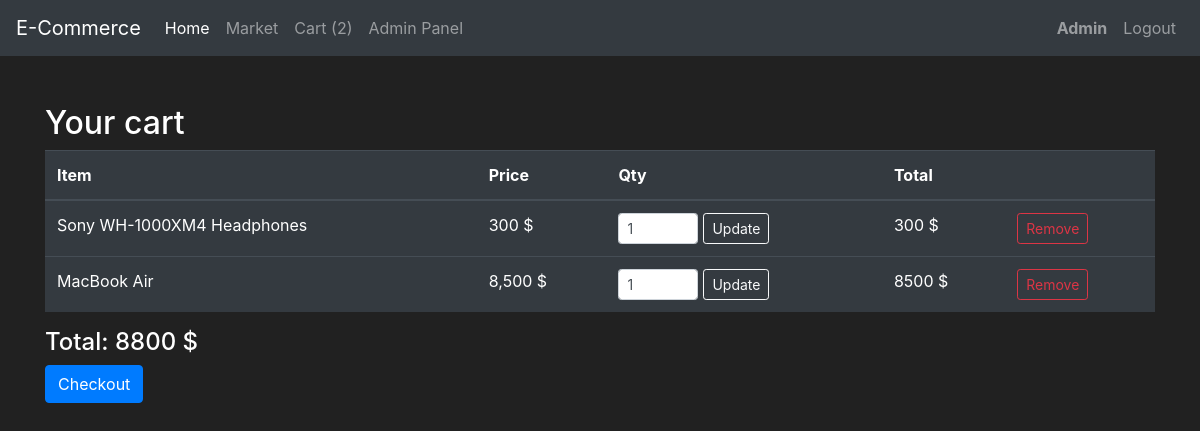
/cart (signed in), run on the app's committed database.
### Market/models.py (models this page shows, shortened)
class CartItem(db.Model):
    id = db.Column(db.Integer, primary_key=True)
    user_id = db.Column(db.Integer, db.ForeignKey('user.id'), nullable=False)
    item_id = db.Column(db.Integer, db.ForeignKey('item.id'), nullable=False)
    quantity = db.Column(db.Integer, nullable=False, default=1)
    user = db.relationship('User', backref='cart_items', lazy=True)
    item = db.relationship('Item', lazy=True)
    def line_total(self):
        return self.item.price * self.quantity

class User(db.Model, UserMixin):
    id = db.Column(db.Integer, primary_key=True)
    username = db.Column(db.String(length=30), nullable=False, unique=True)
    email_address = db.Column(db.String(length=50), nullable=False, unique=True)
    password_hash = db.Column(db.String(length=60), nullable=False)
    budget = db.Column(db.Integer, nullable=False, default=10000)
    items = db.relationship('Item', backref='owned_user', lazy=True)
    @property
    def password(self):
        return self.password
    def cart_total(self):
        return sum(ci.item.price * ci.quantity for ci in self.cart_items)
    def cart_count(self):
        return sum(ci.quantity for ci in self.cart_items)

class Item(db.Model):
    id = db.Column(db.Integer, primary_key=True)
    name = db.Column(db.String(length=30), nullable=False, unique=True)
    barcode = db.Column(db.String(length=12), nullable=False, unique=True)
    price = db.Column(db.Integer, nullable=False)
    description = db.Column(db.String(length=1024), nullable=False)
    owner = db.Column(db.Integer, db.ForeignKey('user.id'))
    @property
    def prettier_price(self):
        if len(str(self.price)) >= 4:
            return f'{str(self.price)[:-3]},{str(self.price)[-3:]} $'
        else:
            return f'{self.price} $'

### Market/routes.py (the view)
@app.route("/cart")
@login_required
def cart():
    cart_items = CartItem.query.filter_by(user_id=current_user.id).all()
    total = current_user.cart_total()
    return render_template(
        "CART.html",
        cart_items=cart_items,
        total=total,
        purchase_form=PurchaseItemForm()  # чтобы был hidden_tag()
    )

### Market/forms.py
class PurchaseItemForm(FlaskForm):
    submit = SubmitField(label='Purchase Item!')

### Market/models.py (called while the page is built)
@login_manager.user_loader
def load_user(user_id):
    return User.query.get(int(user_id))

### Market/templates/CART.html (shortened to what this page needs)
{% extends "base.html" %}
{% block body %}
<div class="container mt-4">
    <h2>Your cart</h2>
   {% if cart_items %}
        <table class="table table-hover table-dark">
            <thead>
                <tr>
                    <th scope="col">Item</th>
                    <th scope="col">Price</th>
                    <th scope="col">Qty</th>
                    <th scope="col">Total</th>
                    <th scope="col"></th>
                </tr>
            </thead>
            <tbody>
            {% for ci in cart_items %}
                <tr>
                    <td>{{ ci.item.name }}</td>
                    <td>
                        <span class="price" data-price="{{ ci.item.price }}">
                            {{ ci.item.prettier_price }}
                        </span>
                    </td>
                    <td>
                        <form method="POST"
                              action="{{ url_for('cart_update', cart_item_id=ci.id) }}"
                              class="form-inline">
                            <input type="number"
                                   name="quantity"
                                   value="{{ ci.quantity }}"
                                   min="1"
                                   class="form-control form-control-sm qty-input"
                                   data-price="{{ ci.item.price }}"
                                   style="width: 80px; display:inline-block;">
                            <button type="submit"
                                    class="btn btn-sm btn-outline-light"
                                    style="margin-left: 5px;">
                                Update
                            </button>
                        </form>
                    </td>
                    <td>
                        <span class="line-total">
                            {{ ci.line_total() }} $
                        </span>
                    </td>
                    <td>
                        <form method="POST"
                              action="{{ url_for('cart_remove', cart_item_id=ci.id) }}">
                            <button class="btn btn-sm btn-outline-danger" type="submit">
                                Remove
                            </button>
                        </form>
                    </td>
                </tr>
            {% endfor %}
            </tbody>
        </table>
        <h4>Total: <span id="cart-total">{{ total }}</span> $</h4>
        <form method="GET" action="{{ url_for('cart_checkout') }}">
            <button class="btn btn-primary" type="submit">
                Checkout
            </button>
        </form>
    {% else %}
        <p>Your cart is empty.</p>
    {% endif %}
</div>
{% endblock %}

### Market/templates/base.html (shortened to what this page needs)
<!DOCTYPE html>
<html lang="en">
<head>
    <link rel="stylesheet" href="https://cdn.jsdelivr.net/npm/bootstrap@4.5.3/dist/css/bootstrap.min.css">
</head>
<body style="background-color: #212121; color: #fff;">
    <nav class="navbar navbar-expand-md navbar-dark bg-dark" style="font: bold;">
		<a class="navbar-brand" href="{{ url_for('HomePage') }}">E-Commerce</a>
		<div class="collapse navbar-collapse" id="navbarNav">
			<ul class="navbar-nav mr-auto">
				<li class="nav-item active">
					<a class="nav-link" href="{{ url_for('HomePage') }}">Home </a>
				</li>
				<li class="nav-item">
					<a class="nav-link" href="{{ url_for('MarketPage') }}">Market</a>
				</li>
                <li class="nav-item">
                    <a class="nav-link" href="{{ url_for('cart') }}">
                        Cart{% if current_user.is_authenticated %} ({{ current_user.cart_count() }}){% endif %}
                    </a>
                </li>
				<li class="nav-item">
					<a class="nav-link" href="{{ url_for('AdminPage') }}">Admin Panel</a>
				</li>
			</ul>
            {% if current_user.is_authenticated %}
            <ul class="navbar-nav">
                <li class="nav-item">
                    <a class="nav-link"><b style="text-transform: capitalize;">{{ current_user.username }}</b></a>
                </li>
                <li class="nav-item">
                    <a class="nav-link" href="{{ url_for('LogoutPage') }}">Logout</a>
                </li>
            </ul>
          {% endif %}
		</div>
	</nav>
    <br>
    {% block body %}{% endblock %}
</body>
</html>

### data on the page
CartItem: cart_count "2", item.name "Sony WH-1000XM4 Headphones", item.prettier_price "300 $", quantity "1", line_total "300"
User: username "Admin"
CartItem: item.name "MacBook Air", item.prettier_price "8,500 $", quantity "1", line_total "8500"

### other printed values
{{ total }} "8800"
